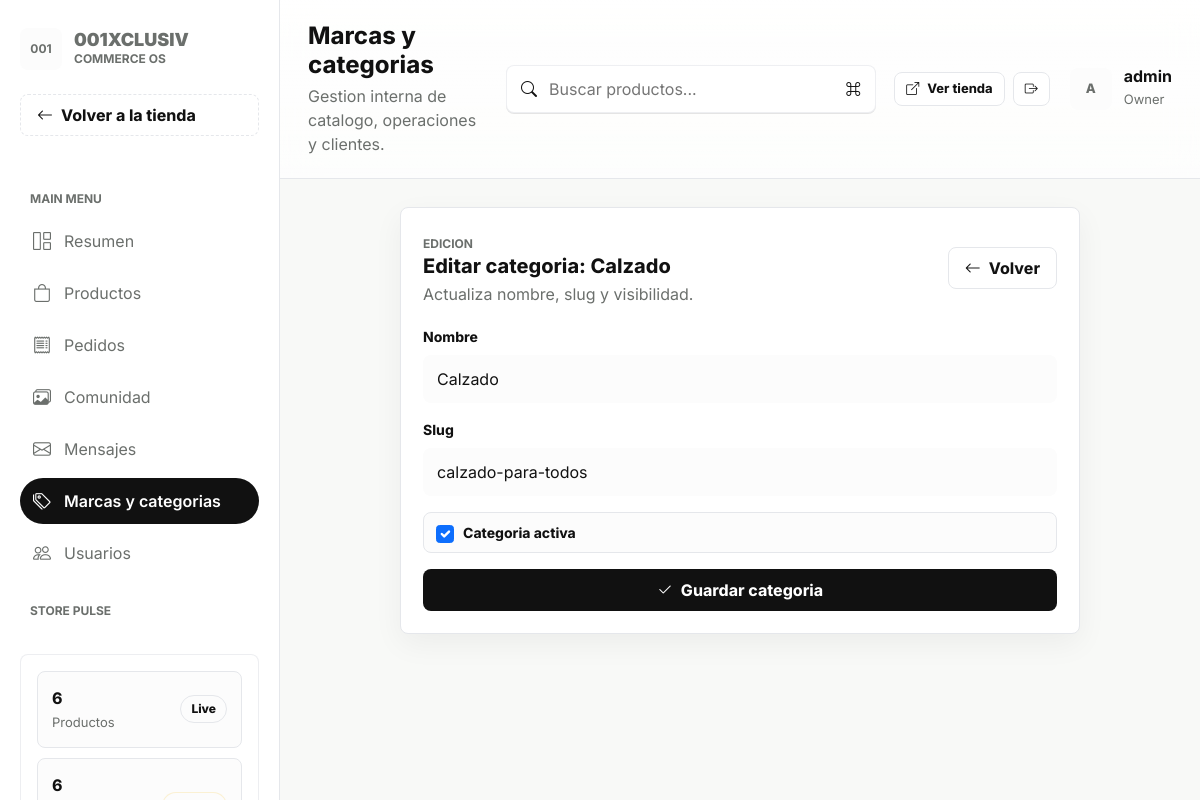
The page /accounts/backoffice/categories/8/edit/ (signed in) on the database its author committed.
### apps/catalog/models.py (models this page shows, shortened)
class TimeStampedModel(models.Model):
    created_at = models.DateTimeField(auto_now_add=True)
    updated_at = models.DateTimeField(auto_now=True)
    class Meta:
        abstract = True

class Category(TimeStampedModel):
    name = models.CharField(max_length=100, unique=True)
    slug = models.SlugField(max_length=120, unique=True)
    is_active = models.BooleanField(default=True)
    class Meta:
        verbose_name = "Categoría"
        verbose_name_plural = "Categorías"
        ordering = ["name"]

### apps/accounts/views.py (the view, shortened to what this page needs)
# urls.py: path('backoffice/categories/<int:category_id>/edit/', views.BackofficeCategoryEditView.as_view(), name='backoffice_category_edit'),
class BackofficeCategoryEditView(StaffRequiredMixin, View):
    def get(self, request, category_id):
        category = get_object_or_404(Category, id=category_id)
        form = CategoryManagementForm(instance=category)
        context = {
            **build_backoffice_context("taxonomy"),
            "form": form,
            "object_label": "categoria",
            "title": f"Editar categoria: {category.name}",
        }
        return render(request, "accounts/backoffice_taxonomy_form.html", context)

### apps/accounts/forms.py
class CategoryManagementForm(forms.ModelForm):
    class Meta:
        model = Category
        fields = ["name", "slug", "is_active"]
        widgets = {
            "name": forms.TextInput(attrs={"class": "form-control", "placeholder": "Ej. Jordan"}),
            "slug": forms.TextInput(attrs={"class": "form-control", "placeholder": "jordan"}),
            "is_active": forms.CheckboxInput(attrs={"class": "form-check-input"}),
        }

### apps/accounts/views.py (called while the page is built)
def user_can_access_backoffice(user):
    return user.is_authenticated and (user.is_staff or user.is_superuser)

    def test_func(self):
        return user_can_access_backoffice(self.request.user)

### apps/cart/cart.py (called while the page is built)
    def __len__(self):
        return sum(item['quantity'] for item in self.cart.values())

    def get_total_price(self):
        return sum(Decimal(item['price']) * item['quantity'] for item in self.cart.values())

### apps/cart/context_processors.py (called while the page is built)
def cart(request):
    return {'cart': Cart(request)}

### templates/accounts/backoffice_taxonomy_form.html (shortened to what this page needs)
{% extends "accounts/backoffice_base.html" %}
{% block backoffice_content %}
<section class="bo-section">
    <article class="bo-card bo-card--narrow">
        <div class="bo-card__header">
            <div>
                <span class="bo-kicker">Edicion</span>
                <h2>{{ title }}</h2>
                <p>Actualiza nombre, slug y visibilidad.</p>
            </div>
            <a href="{% url 'accounts:backoffice_taxonomy' %}" class="bo-button bo-button--secondary">
                <i class="bi bi-arrow-left"></i>
                Volver
            </a>
        </div>
        <form method="post" class="bo-form-stack">
            <div class="bo-field">
                <label for="{{ form.name.id_for_label }}">Nombre</label>
                {{ form.name }}
            </div>
            <div class="bo-field">
                <label for="{{ form.slug.id_for_label }}">Slug</label>
                {{ form.slug }}
            </div>
            <label class="bo-check">
                {{ form.is_active }}
                <span>{{ object_label|capfirst }} activa</span>
            </label>
            <button type="submit" class="bo-button bo-button--primary">
                <i class="bi bi-check2"></i>
                Guardar {{ object_label }}
            </button>
        </form>
    </article>
</section>
{% endblock %}

### templates/accounts/backoffice_base.html (shortened to what this page needs)
{% extends "base.html" %}
{% block content %}
<section class="bo-app">
    <div class="bo-layout">
        <aside class="bo-sidebar" aria-label="Backoffice navigation">
            <a href="{% url 'accounts:backoffice_dashboard' %}" class="bo-brand">
                <span class="bo-brand__mark">001</span>
                <span>
                    <strong>001xclusiv</strong>
                    <span>Commerce OS</span>
                </span>
            </a>
            <a href="{% url 'core:home' %}" class="bo-button bo-button--secondary" style="width: 100%; margin-bottom: 28px; justify-content: flex-start; border-style: dashed;">
                <i class="bi bi-arrow-left"></i>
                <span>Volver a la tienda</span>
            </a>
            <span class="bo-nav-kicker">Main menu</span>
            <nav class="bo-nav">
                {% for item in backoffice_nav %}
                <a href="{% url item.url_name %}" class="bo-nav-link {% if backoffice_section == item.key %}is-active{% endif %}">
                    <i class="bi {{ item.icon }}"></i>
                    <span>{{ item.label }}</span>
                </a>
                {% endfor %}
            </nav>
            <span class="bo-nav-kicker">Store pulse</span>
            <div class="bo-sidebar__footer">
                <div class="bo-list">
                    <div class="bo-list-row">
                        <div>
                            <strong>{{ backoffice_metrics.products }}</strong>
                            <p>Productos</p>
                        </div>
                        <span class="bo-badge">Live</span>
                    </div>
                    <div class="bo-list-row">
                        <div>
                            <strong>{{ backoffice_metrics.pending_orders }}</strong>
                        </div>
                        <span class="bo-badge bo-badge--warning">Review</span>
                    </div>
                </div>
            </div>
        </aside>
        <div class="bo-workspace">
            <header class="bo-header">
                <div class="bo-title">
                    <h1>
                        {% if backoffice_section == "dashboard" %}Overview{% elif backoffice_section == "products" %}Productos{% elif backoffice_section == "orders" %}Pedidos{% elif backoffice_section == "community" %}Comunidad{% elif backoffice_section == "messages" %}Mensajes{% elif backoffice_section == "taxonomy" %}Marcas y categorias{% elif backoffice_section == "users" %}Usuarios{% else %}Backoffice{% endif %}
                    </h1>
                    <p>Gestion interna de catalogo, operaciones y clientes.</p>
                </div>
                <form action="{% url 'accounts:backoffice_products' %}" method="get" class="bo-search">
                    <i class="bi bi-search"></i>
                    <input type="search" name="q" placeholder="Buscar productos..." value="{{ query|default:'' }}">
                    <i class="bi bi-command"></i>
                </form>
                <div class="bo-header-right">
                    <div style="display: flex; gap: 8px;">
                        <a href="{% url 'core:home' %}" class="bo-button bo-button--secondary bo-button--sm" title="Ver tienda">
                            <i class="bi bi-box-arrow-up-right"></i> <span class="hide-mobile">Ver tienda</span>
                        </a>
                        <form method="post" action="{% url 'accounts:logout' %}" style="margin:0;">
                            <button type="submit" class="bo-button bo-button--secondary bo-button--sm" title="Cerrar sesión">
                                <i class="bi bi-box-arrow-right"></i>
                            </button>
                        </form>
                    </div>
                    <div class="bo-user">
                        <span class="bo-user__avatar">{{ user.username|first|upper }}</span>
                        <div class="hide-mobile">
                            <strong>{{ user.username }}</strong>
                            <span>{% if user.is_superuser %}Owner{% elif user.is_staff %}Staff{% else %}Usuario{% endif %}</span>
                        </div>
                    </div>
                </div>
            </header>
            <div class="bo-content">
                {% block backoffice_content %}{% endblock %}
            </div>
        </div>
    </div>
</section>
{% endblock %}

### static/css/design-system.css (style rules this page uses)
:root { --white: #FFFFFF; --black: #111111; --gray-50: #F5F5F5; --gray-100: #E5E5E5; --gray-200: #CCCCCC; --gray-400: #9E9E9E; --gray-600: #7E7E7E; --gray-800: #3D3D3D; --accent-primary: #2F2F2F; --accent-secondary: #6B6B6B; --accent-hover: #111111; --accent-soft: rgba(17, 17, 17, 0.06); --accent-gradient: linear-gradient(135deg, #111111 0%, #3A3A3A 52%, #6B6B6B 100%); --accent-gradient-soft: linear-gradient(135deg, rgba(17, 17, 17, 0.06), rgba(107, 107, 107, 0.14)); --font-primary: 'Inter', -apple-system, BlinkMacSystemFont, 'Segoe UI', sans-serif; --font-size-xs: 0.75rem; --font-size-sm: 0.875rem; --font-size-base: 1rem; --font-size-lg: 1.125rem; --font-size-xl: 1.25rem; --font-size-2xl: 1.5rem; --font-size-3xl: 1.875rem; --font-size-4xl: 2.25rem; --font-size-5xl: 3rem; --font-weight-light: 300; --font-weight-normal: 400; --font-weight-medium: 500; --font-weight-semibold: 600; --font-weight-bold: 700; --line-height-tight: 1.2; --line-height-normal: 1.5; --line-height-relaxed: 1.75; --space-1: 0.25rem; --space-2: 0.5rem; --space-3: 0.75rem; --space-4: 1rem; --space-5: 1.25rem; --space-6: 1.5rem; --space-8: 2rem; --space-10: 2.5rem; --space-12: 3rem; --space-16: 4rem; --space-20: 5rem; --radius-sm: 4px; --radius-md: 8px; --radius-lg: 12px; --radius-xl: 16px; --radius-full: 9999px; --shadow-sm: 0 1px 2px 0 rgba(0, 0, 0, 0.05); --shadow-md: 0 4px 6px -1px rgba(0, 0, 0, 0.1); --shadow-lg: 0 10px 15px -3px rgba(0, 0, 0, 0.1); --shadow-xl: 0 20px 25px -5px rgba(0, 0, 0, 0.1); --transition-fast: 150ms ease-in-out; --transition-base: 300ms ease-in-out; --transition-slow: 500ms ease-in-out; --container-max-width: 1280px; --grid-gap: var(--space-6); }
h1, h2, h3, h4, h5, h6 { font-family: var(--font-primary); font-weight: var(--font-weight-bold); line-height: var(--line-height-tight); letter-spacing: -0.02em; margin: 0; color: var(--black); }
h1 { font-size: var(--font-size-5xl); }
h2 { font-size: var(--font-size-4xl); }
p { font-size: var(--font-size-base); line-height: var(--line-height-normal); margin: 0; color: var(--black); }
.bg-white { background-color: var(--white); }

### rows shown on the page
Category: name "Calzado", slug "calzado-para-todos", is_active "☑"

### other values the page prints
{{ item.label }} "Resumen" "Productos" "Pedidos" "Comunidad" "Mensajes" "Marcas y categorias" "Usuarios"
{{ backoffice_metrics.products }} "6"
{{ backoffice_metrics.pending_orders }} "6"
{{ user.username|first|upper }} "A"
{{ user.username }} "admin"
{{ title }} "Editar categoria: Calzado"
{{ object_label|capfirst }} "Categoria"
{{ object_label }} "categoria"
